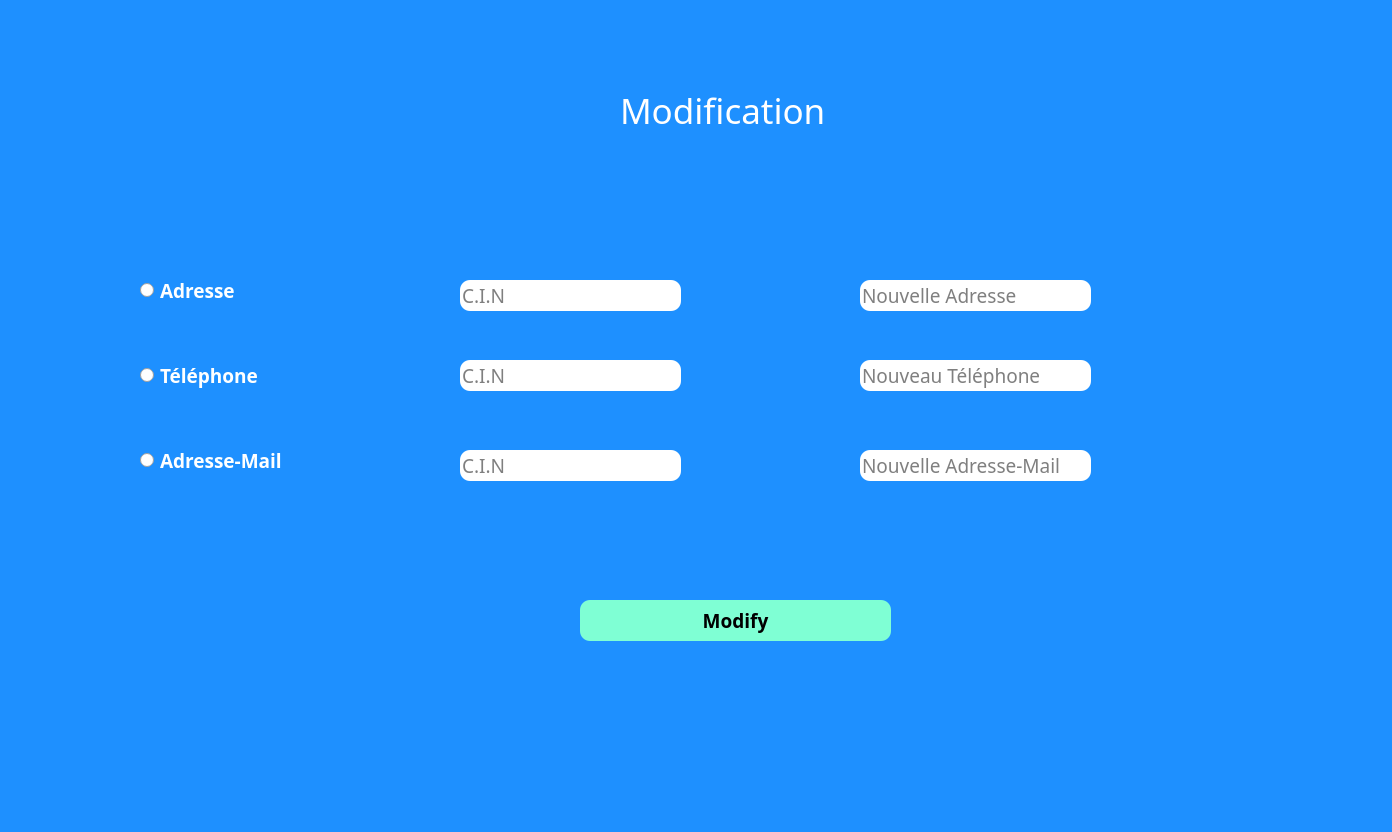
<?xml version="1.0" encoding="UTF-8"?>
<ui version="4.0">
 <class>Dialog</class>
 <widget class="QDialog" name="Dialog">
  <property name="geometry">
   <rect>
    <x>0</x>
    <y>0</y>
    <width>1392</width>
    <height>832</height>
   </rect>
  </property>
  <property name="windowTitle">
   <string>Dialog</string>
  </property>
  <property name="styleSheet">
   <string notr="true">background-color:DodgerBlue</string>
  </property>
  <widget class="QLabel" name="label">
   <property name="geometry">
    <rect>
     <x>-20</x>
     <y>-5</y>
     <width>1411</width>
     <height>841</height>
    </rect>
   </property>
   <property name="font">
    <font>
     <family>Rockwell Extra Bold</family>
     <pointsize>14</pointsize>
     <weight>75</weight>
     <bold>true</bold>
    </font>
   </property>
   <property name="text">
    <string/>
   </property>
   <property name="pixmap">
    <pixmap resource="affc.qrc">:/pic/b2.jpg</pixmap>
   </property>
   <property name="scaledContents">
    <bool>true</bool>
   </property>
  </widget>
  <widget class="QLabel" name="label_2">
   <property name="geometry">
    <rect>
     <x>620</x>
     <y>70</y>
     <width>211</width>
     <height>81</height>
    </rect>
   </property>
   <property name="font">
    <font>
     <family>Bernard MT Condensed</family>
     <pointsize>26</pointsize>
    </font>
   </property>
   <property name="styleSheet">
    <string notr="true">background-color:none;
color:white</string>
   </property>
   <property name="text">
    <string>Modification</string>
   </property>
  </widget>
  <widget class="QRadioButton" name="radioButton">
   <property name="geometry">
    <rect>
     <x>140</x>
     <y>280</y>
     <width>131</width>
     <height>20</height>
    </rect>
   </property>
   <property name="font">
    <font>
     <family>Segoe UI Variable Text Semibold</family>
     <pointsize>14</pointsize>
     <weight>75</weight>
     <bold>true</bold>
    </font>
   </property>
   <property name="styleSheet">
    <string notr="true">background-color:none;
color:white</string>
   </property>
   <property name="text">
    <string>Adresse</string>
   </property>
  </widget>
  <widget class="QRadioButton" name="radioButton_2">
   <property name="geometry">
    <rect>
     <x>140</x>
     <y>350</y>
     <width>131</width>
     <height>51</height>
    </rect>
   </property>
   <property name="font">
    <font>
     <family>Segoe UI Variable Text Semibold</family>
     <pointsize>14</pointsize>
     <weight>75</weight>
     <bold>true</bold>
    </font>
   </property>
   <property name="styleSheet">
    <string notr="true">background-color:none;
color:white</string>
   </property>
   <property name="text">
    <string>Téléphone</string>
   </property>
  </widget>
  <widget class="QRadioButton" name="radioButton_3">
   <property name="geometry">
    <rect>
     <x>140</x>
     <y>450</y>
     <width>181</width>
     <height>20</height>
    </rect>
   </property>
   <property name="font">
    <font>
     <family>Segoe UI Variable Small Semibol</family>
     <pointsize>14</pointsize>
     <weight>75</weight>
     <bold>true</bold>
    </font>
   </property>
   <property name="styleSheet">
    <string notr="true">background-color:none;
color:white</string>
   </property>
   <property name="text">
    <string>Adresse-Mail</string>
   </property>
  </widget>
  <widget class="QLineEdit" name="lineEdit">
   <property name="geometry">
    <rect>
     <x>460</x>
     <y>280</y>
     <width>221</width>
     <height>31</height>
    </rect>
   </property>
   <property name="font">
    <font>
     <family>Modern No. 20</family>
     <pointsize>14</pointsize>
    </font>
   </property>
   <property name="styleSheet">
    <string notr="true">QLineEdit{
border-style: outset;
background-color:white;
    border-radius: 10px;
}
QLineEdit:focus{
border:1.5px solid
}</string>
   </property>
   <property name="placeholderText">
    <string>C.I.N</string>
   </property>
  </widget>
  <widget class="QLineEdit" name="lineEdit_2">
   <property name="geometry">
    <rect>
     <x>460</x>
     <y>360</y>
     <width>221</width>
     <height>31</height>
    </rect>
   </property>
   <property name="font">
    <font>
     <family>Modern No. 20</family>
     <pointsize>14</pointsize>
    </font>
   </property>
   <property name="styleSheet">
    <string notr="true">QLineEdit{
border-style: outset;
background-color:white;
    border-radius: 10px;
}
QLineEdit:focus{
border:1.5px solid
}</string>
   </property>
   <property name="placeholderText">
    <string>C.I.N</string>
   </property>
  </widget>
  <widget class="QLineEdit" name="lineEdit_3">
   <property name="geometry">
    <rect>
     <x>460</x>
     <y>450</y>
     <width>221</width>
     <height>31</height>
    </rect>
   </property>
   <property name="font">
    <font>
     <family>Modern No. 20</family>
     <pointsize>14</pointsize>
    </font>
   </property>
   <property name="styleSheet">
    <string notr="true">QLineEdit{
border-style: outset;
background-color:white;
    border-radius: 10px;
}
QLineEdit:focus{
border:1.5px solid
}</string>
   </property>
   <property name="placeholderText">
    <string>C.I.N</string>
   </property>
  </widget>
  <widget class="QLineEdit" name="lineEdit_4">
   <property name="geometry">
    <rect>
     <x>860</x>
     <y>280</y>
     <width>231</width>
     <height>31</height>
    </rect>
   </property>
   <property name="font">
    <font>
     <family>Modern No. 20</family>
     <pointsize>14</pointsize>
    </font>
   </property>
   <property name="styleSheet">
    <string notr="true">QLineEdit{
border-style: outset;
background-color:white;
    border-radius: 10px;
}
QLineEdit:focus{
border:1.5px solid
}</string>
   </property>
   <property name="placeholderText">
    <string>Nouvelle Adresse</string>
   </property>
  </widget>
  <widget class="QLineEdit" name="lineEdit_5">
   <property name="geometry">
    <rect>
     <x>860</x>
     <y>360</y>
     <width>231</width>
     <height>31</height>
    </rect>
   </property>
   <property name="font">
    <font>
     <family>Modern No. 20</family>
     <pointsize>14</pointsize>
    </font>
   </property>
   <property name="styleSheet">
    <string notr="true">QLineEdit{
border-style: outset;
background-color:white;
    border-radius: 10px;
}
QLineEdit:focus{
border:1.5px solid
}</string>
   </property>
   <property name="placeholderText">
    <string>Nouveau Téléphone</string>
   </property>
  </widget>
  <widget class="QLineEdit" name="lineEdit_6">
   <property name="geometry">
    <rect>
     <x>860</x>
     <y>450</y>
     <width>231</width>
     <height>31</height>
    </rect>
   </property>
   <property name="font">
    <font>
     <family>Modern No. 20</family>
     <pointsize>14</pointsize>
    </font>
   </property>
   <property name="styleSheet">
    <string notr="true">QLineEdit{
border-style: outset;
background-color:white;
    border-radius: 10px;
}
QLineEdit:focus{
border:1.5px solid
}</string>
   </property>
   <property name="placeholderText">
    <string>Nouvelle Adresse-Mail</string>
   </property>
  </widget>
  <widget class="QPushButton" name="pushButton">
   <property name="geometry">
    <rect>
     <x>580</x>
     <y>600</y>
     <width>311</width>
     <height>41</height>
    </rect>
   </property>
   <property name="font">
    <font>
     <family>Rockwell Extra Bold</family>
     <pointsize>14</pointsize>
     <weight>75</weight>
     <bold>true</bold>
    </font>
   </property>
   <property name="styleSheet">
    <string notr="true">QPushButton{
border-style: outset;
background-color:Aquamarine;
    border-radius: 10px;
}
QPushButton:hover{
background-color:Aqua
}</string>
   </property>
   <property name="text">
    <string>Modify</string>
   </property>
  </widget>
 </widget>
 <resources>
  <include location="affc.qrc"/>
 </resources>
 <connections/>
</ui>
